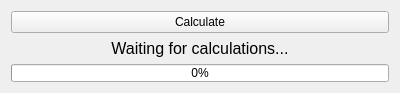
<?xml version="1.0" encoding="UTF-8"?>
<ui version="4.0">
 <class>CalculationWidget</class>
 <widget class="QWidget" name="CalculationWidget">
  <property name="geometry">
   <rect>
    <x>0</x>
    <y>0</y>
    <width>400</width>
    <height>93</height>
   </rect>
  </property>
  <property name="windowTitle">
   <string>Form</string>
  </property>
  <layout class="QVBoxLayout" name="verticalLayout">
   <item>
    <widget class="QPushButton" name="startCalculationButton">
     <property name="sizePolicy">
      <sizepolicy hsizetype="Preferred" vsizetype="Preferred">
       <horstretch>0</horstretch>
       <verstretch>0</verstretch>
      </sizepolicy>
     </property>
     <property name="text">
      <string>Calculate</string>
     </property>
     <property name="iconSize">
      <size>
       <width>16</width>
       <height>25</height>
      </size>
     </property>
     <property name="shortcut">
      <string/>
     </property>
    </widget>
   </item>
   <item>
    <widget class="QLabel" name="calculationIndicator">
     <property name="sizePolicy">
      <sizepolicy hsizetype="Preferred" vsizetype="Preferred">
       <horstretch>0</horstretch>
       <verstretch>0</verstretch>
      </sizepolicy>
     </property>
     <property name="font">
      <font>
       <pointsize>12</pointsize>
      </font>
     </property>
     <property name="text">
      <string>Waiting for calculations...</string>
     </property>
     <property name="alignment">
      <set>Qt::AlignCenter</set>
     </property>
    </widget>
   </item>
   <item>
    <widget class="QProgressBar" name="progressBar">
     <property name="sizePolicy">
      <sizepolicy hsizetype="Expanding" vsizetype="Preferred">
       <horstretch>0</horstretch>
       <verstretch>0</verstretch>
      </sizepolicy>
     </property>
     <property name="value">
      <number>0</number>
     </property>
    </widget>
   </item>
  </layout>
 </widget>
 <resources/>
 <connections/>
</ui>
